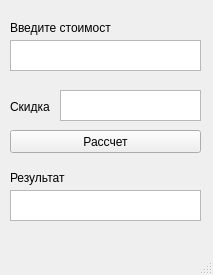
<?xml version="1.0" encoding="UTF-8"?>
<ui version="4.0">
 <class>MyMainWindow</class>
 <widget class="QMainWindow" name="MyMainWindow">
  <property name="geometry">
   <rect>
    <x>0</x>
    <y>0</y>
    <width>213</width>
    <height>275</height>
   </rect>
  </property>
  <property name="windowTitle">
   <string>MainWindow</string>
  </property>
  <widget class="QWidget" name="centralwidget">
   <widget class="QPushButton" name="pushButton">
    <property name="geometry">
     <rect>
      <x>10</x>
      <y>130</y>
      <width>191</width>
      <height>23</height>
     </rect>
    </property>
    <property name="text">
     <string>Рассчет</string>
    </property>
   </widget>
   <widget class="QTextEdit" name="text_cena">
    <property name="geometry">
     <rect>
      <x>10</x>
      <y>40</y>
      <width>191</width>
      <height>31</height>
     </rect>
    </property>
   </widget>
   <widget class="QLabel" name="label">
    <property name="geometry">
     <rect>
      <x>10</x>
      <y>20</y>
      <width>101</width>
      <height>16</height>
     </rect>
    </property>
    <property name="text">
     <string>Введите стоимость</string>
    </property>
   </widget>
   <widget class="QLabel" name="label_2">
    <property name="geometry">
     <rect>
      <x>10</x>
      <y>100</y>
      <width>47</width>
      <height>13</height>
     </rect>
    </property>
    <property name="text">
     <string>Скидка</string>
    </property>
   </widget>
   <widget class="QTextEdit" name="text_skidka">
    <property name="geometry">
     <rect>
      <x>60</x>
      <y>90</y>
      <width>141</width>
      <height>31</height>
     </rect>
    </property>
   </widget>
   <widget class="QLabel" name="label_3">
    <property name="geometry">
     <rect>
      <x>10</x>
      <y>170</y>
      <width>61</width>
      <height>16</height>
     </rect>
    </property>
    <property name="text">
     <string>Результат</string>
    </property>
   </widget>
   <widget class="QTextEdit" name="text_itog">
    <property name="geometry">
     <rect>
      <x>10</x>
      <y>190</y>
      <width>191</width>
      <height>31</height>
     </rect>
    </property>
   </widget>
  </widget>
  <widget class="QMenuBar" name="menubar">
   <property name="geometry">
    <rect>
     <x>0</x>
     <y>0</y>
     <width>213</width>
     <height>21</height>
    </rect>
   </property>
  </widget>
  <widget class="QStatusBar" name="statusbar"/>
 </widget>
 <resources/>
 <connections/>
</ui>
